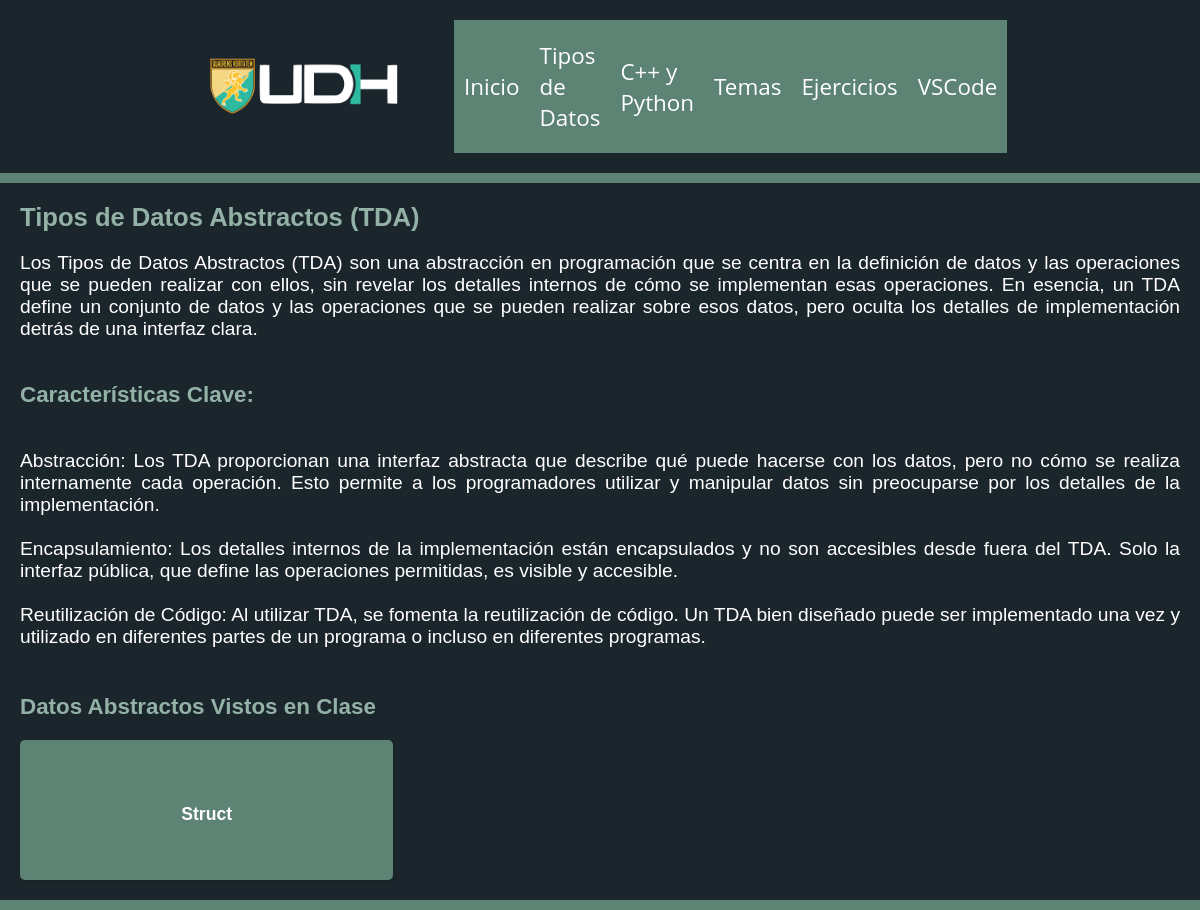
Page /Datos/Tipos de Datos Abstractos/ on the committed database.
### exercises/models.py (models this page shows, shortened)
class Types(models.Model):
    name = models.CharField(max_length=25)
    traduc = models.CharField(max_length=25, default='traduccion')
    content = models.TextField(default='texto')
    hasSubtypes = models.BooleanField(default=False)

class Subtypes(models.Model):
    name = models.CharField(max_length=25)
    traduc = models.CharField(max_length=25, default='traduccion')
    content = models.TextField(default='texto')
    type = models.ForeignKey(Types, on_delete=models.CASCADE)
    py_snippet = models.TextField(default='texto')
    cpp_snippet = models.TextField(default='texto')

### exercises/views.py (the view)
# urls.py: path('Datos/<str:type_name>/', TypeDetailView.as_view(), name='tipos_detail'),
class TypeDetailView(View):
    def get(self, request, type_name):
        type = get_object_or_404(Types, name=type_name)
        subtypes = Subtypes.objects.filter(type=type)
        return render(request, 'type_detail.html', {'type': type,
                                                    'subtypes': subtypes})

### exercises/static/templates/type_detail.html
{% extends 'base.html' %}
{% load static %}
{% block content %}
<div class="categText">
    <h2>{{ type.name }} {{ type.traduc }}</h2>
    <p class="themeContext">{{ type.content|safe}}</p>
    {% if type.hasSubtypes %}
    <h3><br>Datos Abstractos Vistos en Clase</h3>
        <div class="category-grid">
            {% for subtype in subtypes %}
            <a href="{% url 'subtipos_detail' type.name subtype.name %}">
                <div class="category-card">
                    <h3>{{ subtype.name }}</h3>
                </div>
            </a>
            {% endfor %}
        </div>
    {% endif %}
</div>
{% endblock %}

### exercises/static/css/style.css (style rules this page uses)
* { margin: 0; padding: 0; }
body { display: flex; flex-direction: column; min-height: 100vh; background-color: #1B262C; font-family: "Open Sans", "Helvetica Neue", Helvetica, Arial, sans-serif; }
h1, h2, h3, p { color: #FFFFFF; margin-bottom: 20px; }
h2 { font-size: 160%; font-family: 'Ubuntu', sans-serif; color: #93B1A6; }
h3 { font-size: 140%; font-family: 'Ubuntu', sans-serif; color: #93B1A6; }
p { font-size: 120%; font-family: 'Ubuntu', sans-serif; white-space: pre-line; text-align: justify; }
a { text-decoration: none; }
.category-card, .category-card-ex { display: flex; flex-direction: column; justify-content: center; background-color: #5C8374; height: 120px; padding: 10px; border-radius: 5px; box-shadow: 0 2px 4px rgba(0, 0, 0, 0.1); text-align: center; transition: transform 0.2s ease, box-shadow 0.2s ease; }
.category-card h3 { font-size: 110%; font-family: 'Dosis', sans-serif; color: #fff; margin: 10px 10px 2px 10px; }
.category-grid { display: grid; grid-template-rows: auto; grid-gap: 20px; }
@media (max-width: 1399px) { .category-grid { grid-template-columns: repeat(3, minmax(20vh, 1fr)); } }

### rows in the picture
Types: name "Tipos de Datos Abstractos", traduc "(TDA)", content "Los Tipos de Datos Abstractos (TDA) son una abstracción en programación que se centra en la definición de datos y las operaciones que se pueden realizar con ellos, sin revelar los detalles internos de cómo se implementan esas operaciones. En esencia, un TDA define un conjunto de datos y las operaciones que se pueden realizar sobre esos datos, pero oculta los detalles de implementación detrás de una interfaz clara. Características Clave: Abstracción: Los TDA proporcionan una interfaz abstracta que describe qué puede hacerse con los datos, pero no cómo se realiza internamente cada operación. Esto permite a los programadores utilizar y manipular datos sin preocuparse por los detalles de la…"
Subtypes: name "Struct"
